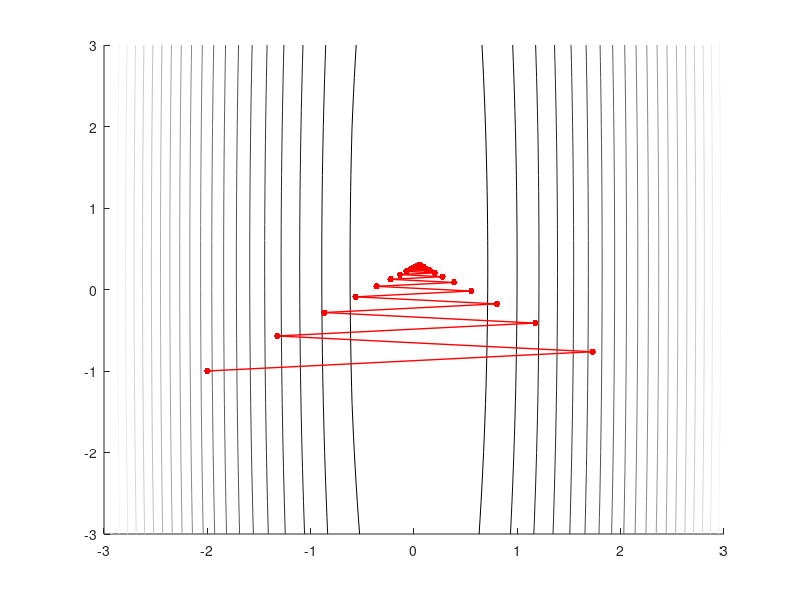

Recreate this plot in MATLAB.
%=========================================================
%  Exercise 5.18
%  This function plots the convergence path together with the 
%  isovalue contours  of the  covariance matrix Sigma. 
%=========================================================
 
function [xopt,fopt,niter,gnorm,dx] = grad_descent(varargin)
close  all
if nargin==0
    % define starting point
    x0 = [-2 -1]';
elseif nargin==1
    % if a single input argument is provided, it is a user-defined starting
    % point.
    x0 = varargin{1};
else
    error('Incorrect number of input arguments.')
end

% termination tolerance
tol = 1e-8;

% maximum number of allowed iterations
maxiter = 1000;

% minimum allowed perturbation
dxmin = 1e-8;


% initialize gradient norm, optimization vector, iteration counter, perturbation
gnorm = inf; x = x0; niter = 0; dx = inf;


%Define the covariance matrix; 
Sigma=[1 0;0 0.1];
p=[0.05 .03]';

% Set the optimum stepsize;
   alpha =2/(0.1+1);

 f = @(x1,x2) (p(1)-Sigma(1,1)*x1)^2+(p(2)-Sigma(2,2)*x2)^2
 
colormap('gray');hold on


  [X,Y] = meshgrid(-3:.2:3, -3:.2:3);
zz=(p(1)-Sigma(1,1)*X).^2+(p(2)-Sigma(2,2)*Y).^2;
sx=length(-3:.2:3);
[c f]=contour(X,Y,zz,20);hold on
 while and(gnorm>=tol, and(niter <= maxiter, dx >= dxmin))
    % calculate gradient:
    g = grad(x,Sigma,p);
    gnorm = norm(g);
     % take step:
    xnew = x - alpha*g;
    % check step
    if ~isfinite(xnew)
        display(['Number of iterations: ' num2str(niter)])
        error('x is inf or NaN')
    end
  
    plot([x(1) xnew(1)],[x(2) xnew(2)],'r.-','LineWidth',1,'markers',15);hold on
     refresh
    % update termination metrics
    niter = niter + 1;
    dx = norm(xnew-x);
    x = xnew;
    xnew
end
niter
xopt = x;
 niter = niter - 1;

% define the gradient of the objective
function g = grad(x,Sigma,p)
g=Sigma*x-p;
 